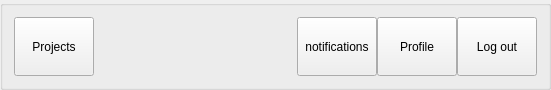
<?xml version="1.0" encoding="UTF-8"?>
<ui version="4.0">
 <class>NavBar</class>
 <widget class="QGroupBox" name="NavBar">
  <property name="enabled">
   <bool>true</bool>
  </property>
  <property name="geometry">
   <rect>
    <x>0</x>
    <y>0</y>
    <width>551</width>
    <height>90</height>
   </rect>
  </property>
  <property name="sizePolicy">
   <sizepolicy hsizetype="Preferred" vsizetype="Preferred">
    <horstretch>0</horstretch>
    <verstretch>0</verstretch>
   </sizepolicy>
  </property>
  <property name="minimumSize">
   <size>
    <width>0</width>
    <height>0</height>
   </size>
  </property>
  <property name="sizeIncrement">
   <size>
    <width>0</width>
    <height>0</height>
   </size>
  </property>
  <property name="windowTitle">
   <string>GroupBox</string>
  </property>
  <layout class="QGridLayout" name="gridLayout">
   <item row="0" column="0">
    <layout class="QHBoxLayout" name="horizontalLayout">
     <property name="spacing">
      <number>0</number>
     </property>
     <property name="sizeConstraint">
      <enum>QLayout::SetMaximumSize</enum>
     </property>
     <item>
      <widget class="QPushButton" name="projectsButton">
       <property name="sizePolicy">
        <sizepolicy hsizetype="Preferred" vsizetype="Expanding">
         <horstretch>0</horstretch>
         <verstretch>0</verstretch>
        </sizepolicy>
       </property>
       <property name="text">
        <string>Projects</string>
       </property>
      </widget>
     </item>
     <item>
      <spacer name="NavBarSpacer">
       <property name="orientation">
        <enum>Qt::Horizontal</enum>
       </property>
       <property name="sizeHint" stdset="0">
        <size>
         <width>40</width>
         <height>20</height>
        </size>
       </property>
      </spacer>
     </item>
     <item>
      <layout class="QHBoxLayout" name="LeftNavBar">
       <item>
        <widget class="QPushButton" name="notificationBtn">
         <property name="sizePolicy">
          <sizepolicy hsizetype="Preferred" vsizetype="Expanding">
           <horstretch>0</horstretch>
           <verstretch>0</verstretch>
          </sizepolicy>
         </property>
         <property name="text">
          <string>notifications</string>
         </property>
        </widget>
       </item>
       <item>
        <widget class="QPushButton" name="profileBtn">
         <property name="sizePolicy">
          <sizepolicy hsizetype="Preferred" vsizetype="Expanding">
           <horstretch>0</horstretch>
           <verstretch>0</verstretch>
          </sizepolicy>
         </property>
         <property name="text">
          <string>Profile</string>
         </property>
        </widget>
       </item>
       <item>
        <widget class="QPushButton" name="logOutBtn">
         <property name="sizePolicy">
          <sizepolicy hsizetype="Preferred" vsizetype="Expanding">
           <horstretch>0</horstretch>
           <verstretch>0</verstretch>
          </sizepolicy>
         </property>
         <property name="text">
          <string>Log out</string>
         </property>
        </widget>
       </item>
      </layout>
     </item>
    </layout>
   </item>
  </layout>
 </widget>
 <resources/>
 <connections/>
</ui>
